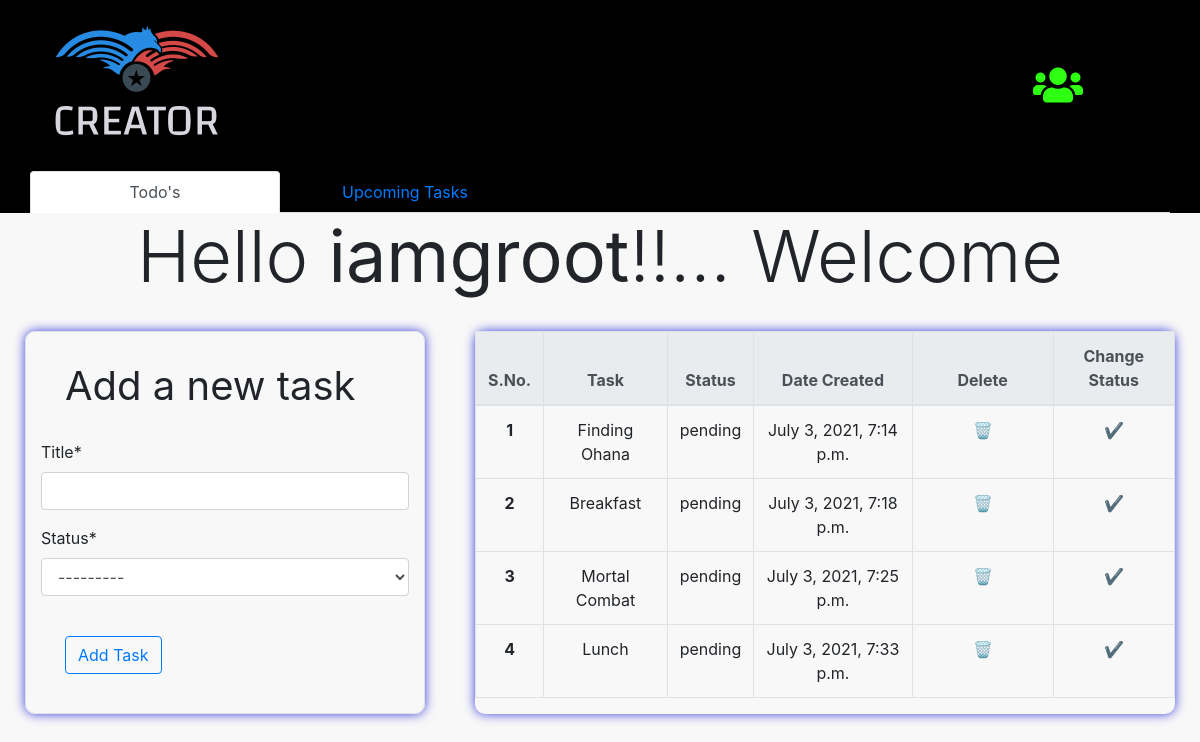
The app's page / (signed in) with its own data.
### home/models.py (models this page shows, shortened)
class Todo(models.Model):
    title = models.CharField(max_length = 1000)
    status = models.CharField(max_length = 10, choices = status_choices)
    user = models.ForeignKey(User, on_delete = models.CASCADE)
    date_created = models.DateTimeField(auto_now_add = True)

### home/views.py (the view, shortened to what this page needs)
# urls.py: path('', Index, name = 'home'),
def Index(request):
    if request.method == 'POST':
        user = request.user
        form = TodoForm(request.POST)
        if form.is_valid():
            todo = form.save(commit = False)
            todo.user = user
            todo.save()
            return redirect('home')
        else:
            return render(request, 'index.html', {'form': form})
    else:
        if request.user.is_authenticated:
            user = request.user
            form = TodoForm()
            todos = Todo.objects.filter(user = user)
            context = {
                'form': form,
                'todos': todos
            }
            return render(request, 'index.html', context)

### home/forms.py
class TodoForm(ModelForm):
    class Meta:
        model = Todo
        fields = ['title', 'status']
        widget = {
            'title': forms.TextInput(attrs = {'class': 'form-control'}),
            'status': forms.TextInput(attrs = {'class': 'form-control'})
        }

### home/templates/index.html (shortened to what this page needs)
{% extends 'base.html' %}
{% load crispy_forms_tags %}
{% block content %}
    {% if user.is_authenticated %}
    <div class = "container-fluid" style = "background-color: #000;">
        <div id = 'tabs' class = "container-fluid text-center" style = "max-width: 1280px;">
          <ul class="nav nav-tabs">
            <li class="nav-item" style = "width: 250px;">
              <a class="nav-link active" aria-current="page" href="/">Todo's</a>
            </li>
            <li class="nav-item" style = "width: 250px;">
              <a class="nav-link" href="{% url 'upcoming' %}">Upcoming  Tasks</a>
            </li>
          </ul>
        </div>
    </div>
    <div class = "container text-center">
        <h1 class = "display-3"> Hello <strong>{{user}}</strong>!!... Welcome </h1>
    </div>
    <div class = "container-fluid">
        <div class = "row">
            <div id = "task" class = "container col-lg-4 border  mt-4 mb-5">
                <form method = "POST">
                    <p class = "m-4" style = "font-size: 40px;"> Add a new task </p>
                    {{form|crispy}}
                    <input type = "submit" class = "btn btn-md btn-outline-primary m-4" value = "Add Task">
                </form>
            </div>
            <div id = "task" class = "container col-lg-7 mt-4 mb-5 p-0">
                {% if todos|length == 0 %}
                    <div class = "container text-center p-5">
                        <br>
                        <br>
                        <br>
                        <br>
                        <h1 class = "alert alert-primary"> No Tasks!!!... </h1>
                    </div>
                {% else %}
                    <table class="table table-bordered">
                        <thead class="thead-light">
                        <tr>
                            <th class = "text-center" scope="col">S.No.</th>
                            <th class = "text-center" scope="col">Task</th>
                            <th class = "text-center" scope="col">Status</th>
                            <th class = "text-center" scope="col">Date Created</th>
                            <th class = "text-center" scope="col">Delete</th>
                            <th class = "text-center" scope="col">Change Status</th>
                        </tr>
                        </thead>
                        <tbody>
                            {% for todo in todos %}
                            <tr>
                                <th class = "text-center" scope="row">{{forloop.counter}}</th>
                                <td class = "text-center">{{todo.title}}</td>
                                <td class = "text-center">{{todo.status}}</td>
                                <td class = "text-center">{{todo.date_created}}</td>
                                <td class = "text-center"><a class = "m-5" href = 'delete_task/{{todo.id}}'> 🗑 </a></td>
                                {% if todo.status == 'pending' %}
                                <td class = "text-center"><a href = "change_status/{{todo.id}}/completed" title = "Mark as complete">✔️</a></td>
                                {% else %}
                                <td class = "text-center"><a href = "change_status/{{todo.id}}/pending" title = "Mark as pending">⏱️</a></td>
                                {% endif %}
                            </tr>
                            {% endfor %}
                        </tbody>
                    </table>
                {% endif %}
            </div>
        </div>
    </div>
    {% else %}
    <div class = "container text-center">
        <h1 class = "display-3"> Hello User!!!... <br> Authenticate yourself first </h1>
    </div>
    {% endif %}
{% endblock %}

### home/templates/base.html (shortened to what this page needs)
{% load static %}
<!doctype html>
<html lang="en">
  <head>
    <link rel="stylesheet" href="https://stackpath.bootstrapcdn.com/bootstrap/4.3.1/css/bootstrap.min.css">
    <link rel="stylesheet" href="https://use.fontawesome.com/releases/v5.15.3/css/all.css">
  </head>
  <body>
    <nav class="navbar navbar-expand-lg navbar-light" style = "background: #000;">
        <div class="container">
          <ul class="navbar-nav mb-3 mt-2">
              <li class="nav-item">
              <a class="nav-link active" aria-current="page" href="/"><img src = "{% static 'main_logo.png' %}" ></a>
              </li>
          </ul>
          <div class = "icons mr-5">
              <div class="dropdown">
                  <a type="text" id="dropdownMenuButton" data-toggle="dropdown" aria-haspopup="true" aria-expanded="false">
                  <i class = "fas fa-users mr-4" style = "color: #2fff13; font-size: 40px;"></i>
                  </a>
              </div>
          </div>
        </div>
    </nav>
      {% block content %}
      {% endblock %}
  </body>
</html>

### home/templates/base.html (style rules this page uses)
body { background-color: #F8F8F8 !important; }
#task { box-shadow: 0 0 11px rgba(17, 20, 212, 0.822); border-radius: 10px; }
#tabs ul li a { text-decoration: none; }

### records on screen
Todo: title "Finding Ohana", status "pending", date_created "July 3, 2021, 7:14 p.m."
Todo: title "Breakfast", status "pending", date_created "July 3, 2021, 7:18 p.m."
Todo: title "Mortal Combat", status "pending", date_created "July 3, 2021, 7:25 p.m."
Todo: title "Lunch", status "pending", date_created "July 3, 2021, 7:33 p.m."

### other values on screen
{{ user }} "iamgroot"
